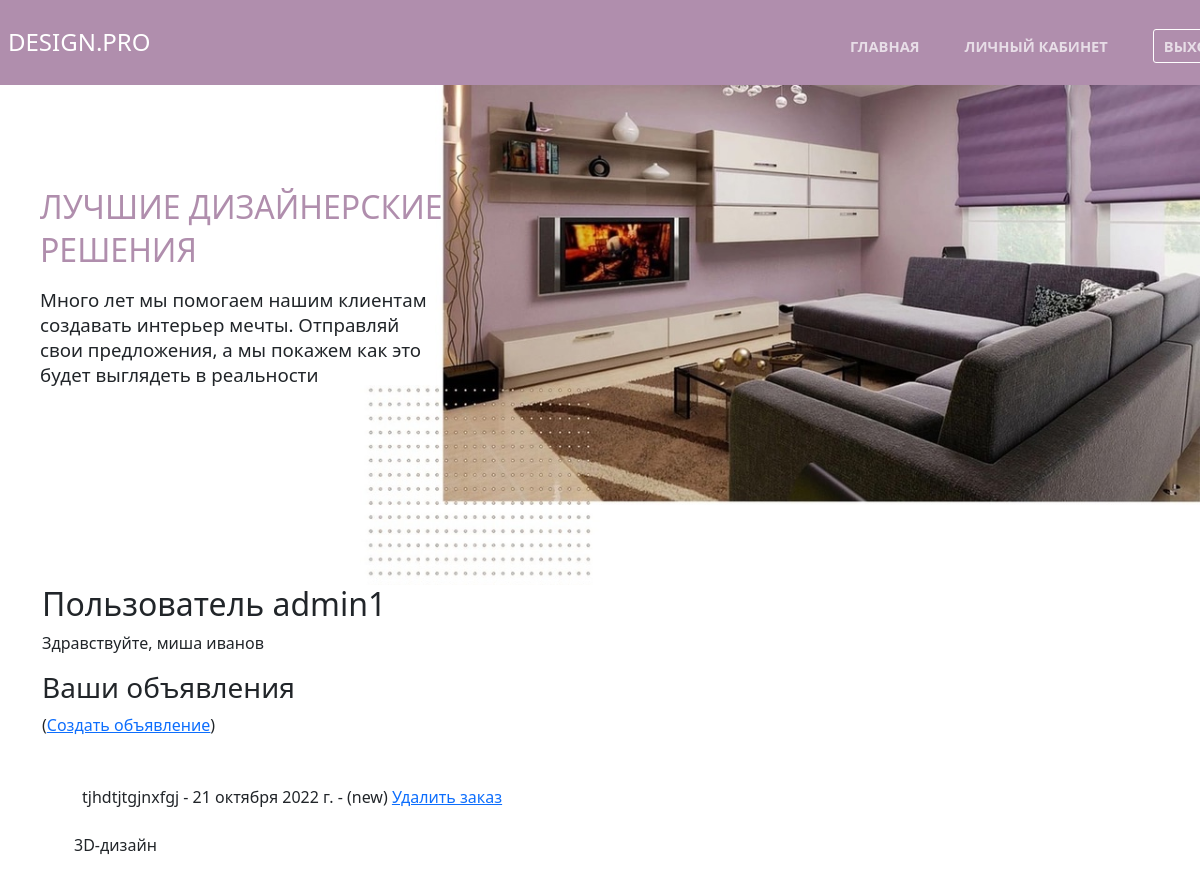
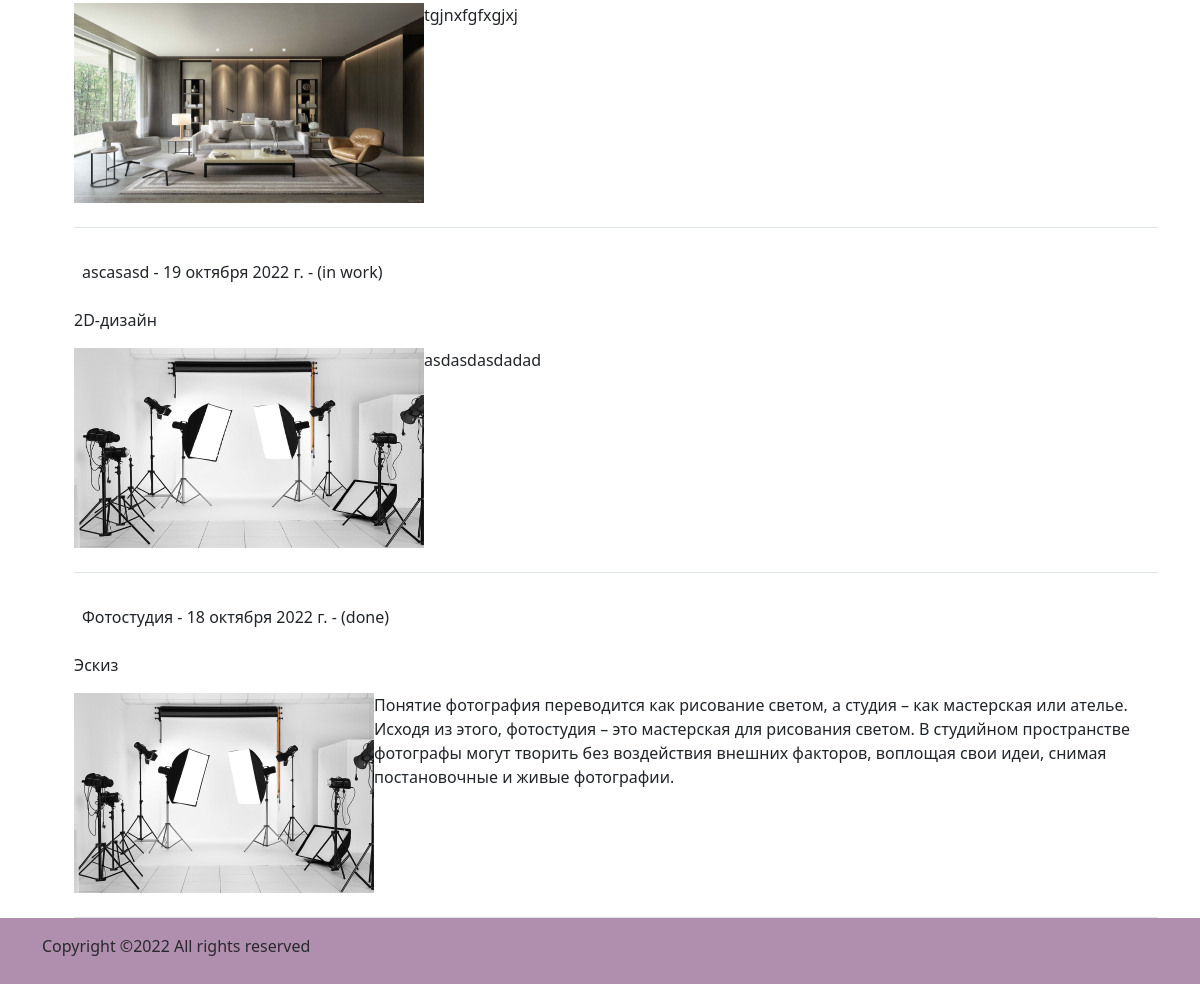
/catalog/accounts/profile/ (signed in), run on the app's committed database (2 pictures, top to bottom).
### catalog/models.py (models this page shows, shortened)
class User(AbstractUser):
    name = models.CharField(max_length=200, verbose_name='Имя', blank=False)
    surname = models.CharField(max_length=200, verbose_name='Фамилия', blank=False)
    username = models.CharField(max_length=200, verbose_name='Логин', unique=True, blank=False)
    email = models.EmailField(max_length=200, verbose_name='Почта', unique=True, blank=False)
    password = models.CharField(max_length=200, verbose_name='Пароль', blank=False)
    role = models.CharField(max_length=200, verbose_name='Роль',
                            choices=(('admin', 'Администратор'), ('user', 'Пользователь')), default='user')

class Application(models.Model):
    name = models.CharField(max_length=200, verbose_name='Название', blank=False)
    username = models.ForeignKey('User', on_delete=models.SET_NULL, null=True)
    description = models.TextField(max_length=1000, help_text='Напишите описание ', blank=False)
    categories = models.ForeignKey('Categorise', verbose_name='Категория', on_delete=models.CASCADE)
    image = models.ImageField(max_length=254, upload_to=get_name_file,
                              null=True, blank=False,
                              validators=[FileExtensionValidator(allowed_extensions=['jpg', 'jpeg', 'png', 'bmp'])])
    status = models.CharField(max_length=200, verbose_name='Статус',
                              choices=(('new', 'Новая'), ('in work', 'Принято в работу'), ('done', 'Выполнено')),
                              default='new')
    date = models.DateField(verbose_name='Дата добавления', auto_now_add=True)
    img = models.ImageField(max_length=254, upload_to=get_name_file, null=True, blank=True,
                            validators=[FileExtensionValidator(allowed_extensions=['jpg', 'jpeg', 'png', 'bmp'])])
    comment = models.TextField(max_length=1000, help_text="Комментарий", blank=True)

class Categorise(models.Model):
    name = models.CharField(max_length=200, help_text="Напишите категорию", blank=False)
    def __str__(self):
        return self.name

### catalog/views.py (the view)
# urls.py: path('accounts/profile/', ApplicationListView.as_view(), name='profile'),
class ApplicationListView(LoginRequiredMixin, generic.ListView):
    model = Application
    template_name = 'profile.html'
    def get_queryset(self):
        return Application.objects.filter(username=self.request.user).order_by('-date')

### templates/profile.html
{% extends "base_generic.html" %}
{% block content %}
   <h2>Пользователь {{ user.username }}</h2>
   {% if user.name and user.surname %}
       <p>Здравствуйте, {{ user.name }} {{ user.surname }} </p>
   {% else %}
       <p>Здравствуйте! </p>
   {% endif %}
   <h3>Ваши объявления</h3>
    <p>(<a href="{% url 'createapp' %}">Создать объявление</a>)</p>
    {% if application_list  %}
        <ul>
            {% for application in application_list %}<br>
                    <div class=" border-bottom box-shadow">
                        <p class="p-2"> {{application.name}} - {{application.date}} - ({{application.status}})
                            {% if application.status == 'new' %}
                                <a href="{% url 'delete_application' application.pk %}">Удалить заказ</a>
                            {% endif %}</p>
                        <p> {{application.categories}}</p>
                          <div class="d-flex ">
                             <img src="{{application.image.url}}" height="200px" width="350px">
                            <p class="p"> {{application.description}}</p>
                        </div><br>
                    </div>
            {% endfor %}
        </ul>
    {% else %}
        <p>Объявлений нет</p>
    {% endif %}
{% endblock %}

### catalog/static/css/style.css (style rules this page uses)
* { margin: 0; padding: 0; }
body { background-color: #b08ead!important; }

### data on the page
User: username "admin1", name "миша", surname "иванов"
Application: name "tjhdtjtgjnxfgj", date "21 октября 2022 г.", status "new", shows "Удалить заказ", categories "3D-дизайн", image (picture), description "tgjnxfgfxgjxj"
Application: name "ascasasd", date "19 октября 2022 г.", status "in work", categories "2D-дизайн", image (picture), description "asdasdasdadad"
Application: name "Фотостудия", date "18 октября 2022 г.", status "done", categories "Эскиз", image (picture), description "Понятие фотография переводится как рисование светом, а студия – как мастерская или ателье. Исходя из этого, фотостудия – это мастерская для рисования светом. В студийном пространстве фотографы могут творить без воздействия внешних факторов, воплощая свои идеи, снимая постановочные и живые фотографии."
